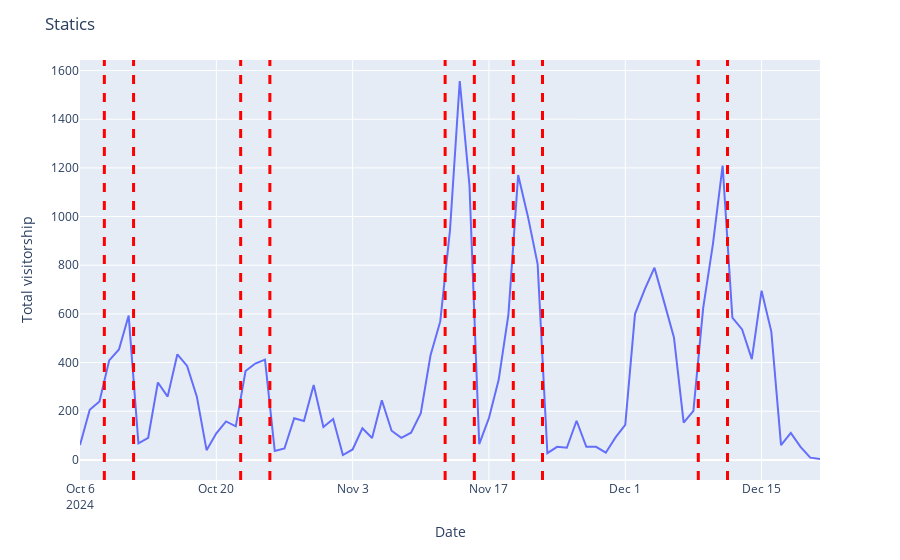
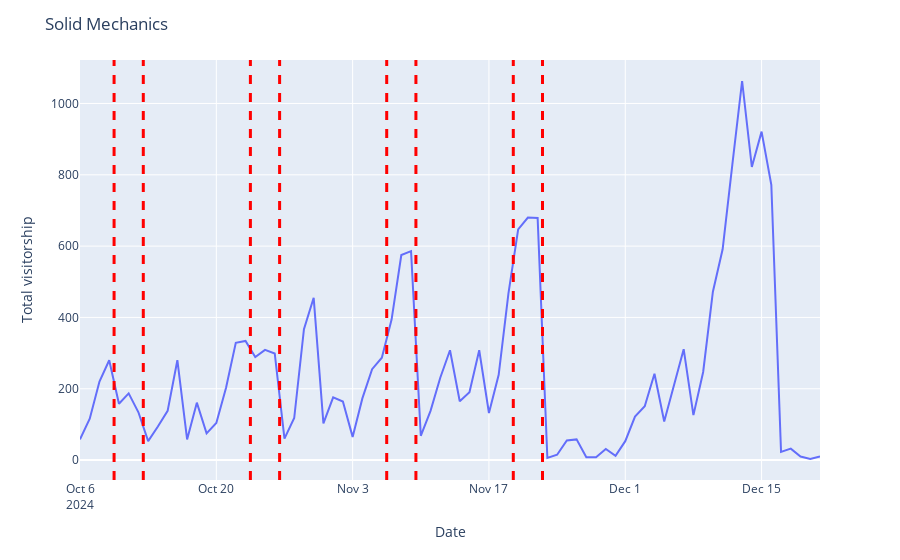
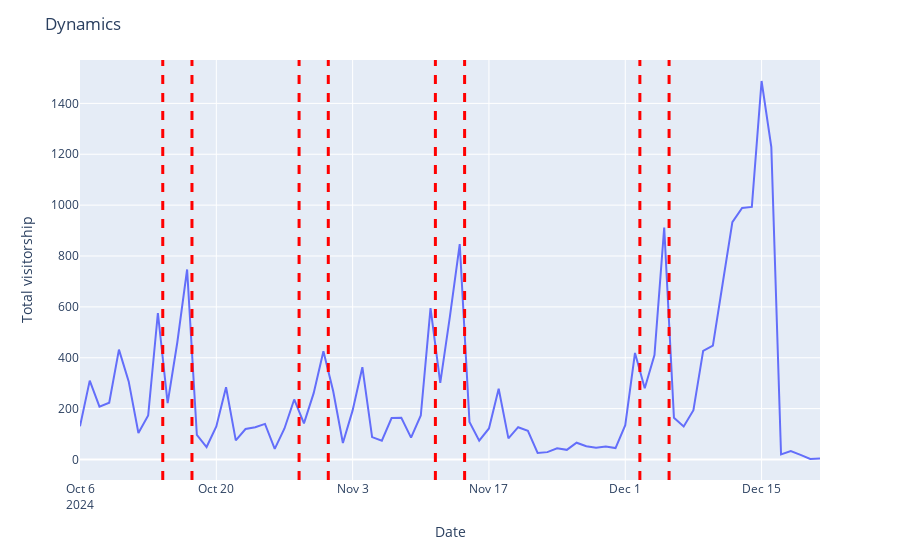

Write notebook code for charts like these, in order.
### Code cell
for class_ in ['sta', 'sol', 'dyn']:
    fig = px.line(class_data, x=class_data.index, y=class_)
    for week in range(10):
        init = dt.datetime(year=2024, month=10, day=6)
        if class_ == "sol" and week in [0, 2, 4]:
            fig.add_vline(x=init+dt.timedelta(weeks=week, days=3.5), line_width=3, line_dash="dash", line_color="red")
            fig.add_vline(x=init+dt.timedelta(weeks=week, days=6.5), line_width=3, line_dash="dash", line_color="red")
        if (class_ == 'sol' or class_ =='sta') and week == 6:
            fig.add_vline(x=init+dt.timedelta(weeks=week, days=2.5), line_width=3, line_dash="dash", line_color="red")
            fig.add_vline(x=init+dt.timedelta(weeks=week, days=5.5), line_width=3, line_dash="dash", line_color="red")
        if class_ =='sta' and week == 9:
            fig.add_vline(x=init+dt.timedelta(weeks=week, days=.5), line_width=3, line_dash="dash", line_color="red")
            fig.add_vline(x=init+dt.timedelta(weeks=week, days=3.5), line_width=3, line_dash="dash", line_color="red")
        if class_ == "sta" and week in [0, 2, 5]:
            fig.add_vline(x=init+dt.timedelta(weeks=week, days=2.5), line_width=3, line_dash="dash", line_color="red")
            fig.add_vline(x=init+dt.timedelta(weeks=week, days=5.5), line_width=3, line_dash="dash", line_color="red")
        if class_ == "dyn" and week in [1, 3, 5, 8]:
            fig.add_vline(x=init+dt.timedelta(weeks=week, days=1.5), line_width=3, line_dash="dash", line_color="red")
            fig.add_vline(x=init+dt.timedelta(weeks=week, days=4.5), line_width=3, line_dash="dash", line_color="red")
    fancy_name = "Dynamics" if class_ == 'dyn' else ('Solid Mechanics' if class_ == 'sol' else 'Statics')
    fig.update_layout(
        title=fancy_name,
        xaxis=dict(title="Date"),
        yaxis=dict(title="Total visitorship")
    )
    fig.show()

### Figure 1 — Plotly figure (JSON) as saved in the notebook; plotly's stock layout.template omitted (floating-point values rounded to 4 significant figures)
{"data": [{"hovertemplate": "date=%{x}<br>sta=%{y}<extra></extra>", "legendgroup": "", "line": {"color": "#636efa", "dash": "solid"}, "marker": {"symbol": "circle"}, "mode": "lines", "name": "", "orientation": "v", "showlegend": false, "type": "scatter", "x": ["2024-10-06T00:00:00", "2024-10-07T00:00:00", "2024-10-08T00:00:00", "2024-10-09T00:00:00", "2024-10-10T00:00:00", "2024-10-11T00:00:00", "2024-10-12T00:00:00", "2024-10-13T00:00:00", "2024-10-14T00:00:00", "2024-10-15T00:00:00", "2024-10-16T00:00:00", "2024-10-17T00:00:00", "2024-10-18T00:00:00", "2024-10-19T00:00:00", "2024-10-20T00:00:00", "2024-10-21T00:00:00", "2024-10-22T00:00:00", "2024-10-23T00:00:00", "2024-10-24T00:00:00", "2024-10-25T00:00:00", "2024-10-26T00:00:00", "2024-10-27T00:00:00", "2024-10-28T00:00:00", "2024-10-29T00:00:00", "2024-10-30T00:00:00", "2024-10-31T00:00:00", "2024-11-01T00:00:00", "2024-11-02T00:00:00", "2024-11-03T00:00:00", "2024-11-04T00:00:00", "2024-11-05T00:00:00", "2024-11-06T00:00:00", "2024-11-07T00:00:00", "2024-11-08T00:00:00", "2024-11-09T00:00:00", "2024-11-10T00:00:00", "2024-11-11T00:00:00", "2024-11-12T00:00:00", "2024-11-13T00:00:00", "2024-11-14T00:00:00", "2024-11-15T00:00:00", "2024-11-16T00:00:00", "2024-11-17T00:00:00", "2024-11-18T00:00:00", "2024-11-19T00:00:00", "2024-11-20T00:00:00", "2024-11-21T00:00:00", "2024-11-22T00:00:00", "2024-11-23T00:00:00", "2024-11-24T00:00:00", "2024-11-25T00:00:00", "2024-11-26T00:00:00", "2024-11-27T00:00:00", "2024-11-28T00:00:00", "2024-11-29T00:00:00", "2024-11-30T00:00:00", "2024-12-01T00:00:00", "2024-12-02T00:00:00", "2024-12-03T00:00:00", "2024-12-04T00:00:00", "2024-12-05T00:00:00", "2024-12-06T00:00:00", "2024-12-07T00:00:00", "2024-12-08T00:00:00", "2024-12-09T00:00:00", "2024-12-10T00:00:00", "2024-12-11T00:00:00", "2024-12-12T00:00:00", "2024-12-13T00:00:00", "2024-12-14T00:00:00", "2024-12-15T00:00:00", "2024-12-16T00:00:00", "2024-12-17T00:00:00", "2024-12-18T00:00:00", "2024-12-19T00:00:00", "2024-12-20T00:00:00", "2024-12-21T00:00:00"], "xaxis": "x", "y": [61, 206, 240, 409, 454, 593, 68, 91, 318, 260, 434, 386, 260, 40, 109, 158, 138, 365, 396, 412, 37, 47, 171, 160, 308, 135, 168, 20, 43, 130, 90, 245, 120, 91, 112, 192, 430, 569, 944, 1557, 1128, 65, 172.0, 329.2, 597.4, 1171.0, 1001.0, 804.6, 27.74, 53.64, 49.94, 160.9, 53.64, 53.64, 29.59, 92.48, 144.3, 599.3, 701.0, 789.8, 647.3, 503.1, 153.5, 201.6, 623.3, 885.9, 1210.0, 584.5, 536.4, 414.3, 695.4, 527.1, 61.04, 111.0, 53.64, 9.248, 3.699], "yaxis": "y"}], "layout": {"legend": {"tracegroupgap": 0}, "margin": {"t": 60}, "shapes": [{"line": {"color": "red", "dash": "dash", "width": 3}, "type": "line", "x0": "2024-10-08T12:00:00", "x1": "2024-10-08T12:00:00", "xref": "x", "y0": 0, "y1": 1, "yref": "y domain"}, {"line": {"color": "red", "dash": "dash", "width": 3}, "type": "line", "x0": "2024-10-11T12:00:00", "x1": "2024-10-11T12:00:00", "xref": "x", "y0": 0, "y1": 1, "yref": "y domain"}, {"line": {"color": "red", "dash": "dash", "width": 3}, "type": "line", "x0": "2024-10-22T12:00:00", "x1": "2024-10-22T12:00:00", "xref": "x", "y0": 0, "y1": 1, "yref": "y domain"}, {"line": {"color": "red", "dash": "dash", "width": 3}, "type": "line", "x0": "2024-10-25T12:00:00", "x1": "2024-10-25T12:00:00", "xref": "x", "y0": 0, "y1": 1, "yref": "y domain"}, {"line": {"color": "red", "dash": "dash", "width": 3}, "type": "line", "x0": "2024-11-12T12:00:00", "x1": "2024-11-12T12:00:00", "xref": "x", "y0": 0, "y1": 1, "yref": "y domain"}, {"line": {"color": "red", "dash": "dash", "width": 3}, "type": "line", "x0": "2024-11-15T12:00:00", "x1": "2024-11-15T12:00:00", "xref": "x", "y0": 0, "y1": 1, "yref": "y domain"}, {"line": {"color": "red", "dash": "dash", "width": 3}, "type": "line", "x0": "2024-11-19T12:00:00", "x1": "2024-11-19T12:00:00", "xref": "x", "y0": 0, "y1": 1, "yref": "y domain"}, {"line": {"color": "red", "dash": "dash", "width": 3}, "type": "line", "x0": "2024-11-22T12:00:00", "x1": "2024-11-22T12:00:00", "xref": "x", "y0": 0, "y1": 1, "yref": "y domain"}, {"line": {"color": "red", "dash": "dash", "width": 3}, "type": "line", "x0": "2024-12-08T12:00:00", "x1": "2024-12-08T12:00:00", "xref": "x", "y0": 0, "y1": 1, "yref": "y domain"}, {"line": {"color": "red", "dash": "dash", "width": 3}, "type": "line", "x0": "2024-12-11T12:00:00", "x1": "2024-12-11T12:00:00", "xref": "x", "y0": 0, "y1": 1, "yref": "y domain"}], "title": {"text": "Statics"}, "xaxis": {"anchor": "y", "domain": [0, 1], "title": {"text": "Date"}}, "yaxis": {"anchor": "x", "domain": [0, 1], "title": {"text": "Total visitorship"}}}}

### Figure 2 — Plotly figure (JSON) as saved in the notebook; plotly's stock layout.template omitted (floating-point values rounded to 4 significant figures)
{"data": [{"hovertemplate": "date=%{x}<br>sol=%{y}<extra></extra>", "legendgroup": "", "line": {"color": "#636efa", "dash": "solid"}, "marker": {"symbol": "circle"}, "mode": "lines", "name": "", "orientation": "v", "showlegend": false, "type": "scatter", "x": ["2024-10-06T00:00:00", "2024-10-07T00:00:00", "2024-10-08T00:00:00", "2024-10-09T00:00:00", "2024-10-10T00:00:00", "2024-10-11T00:00:00", "2024-10-12T00:00:00", "2024-10-13T00:00:00", "2024-10-14T00:00:00", "2024-10-15T00:00:00", "2024-10-16T00:00:00", "2024-10-17T00:00:00", "2024-10-18T00:00:00", "2024-10-19T00:00:00", "2024-10-20T00:00:00", "2024-10-21T00:00:00", "2024-10-22T00:00:00", "2024-10-23T00:00:00", "2024-10-24T00:00:00", "2024-10-25T00:00:00", "2024-10-26T00:00:00", "2024-10-27T00:00:00", "2024-10-28T00:00:00", "2024-10-29T00:00:00", "2024-10-30T00:00:00", "2024-10-31T00:00:00", "2024-11-01T00:00:00", "2024-11-02T00:00:00", "2024-11-03T00:00:00", "2024-11-04T00:00:00", "2024-11-05T00:00:00", "2024-11-06T00:00:00", "2024-11-07T00:00:00", "2024-11-08T00:00:00", "2024-11-09T00:00:00", "2024-11-10T00:00:00", "2024-11-11T00:00:00", "2024-11-12T00:00:00", "2024-11-13T00:00:00", "2024-11-14T00:00:00", "2024-11-15T00:00:00", "2024-11-16T00:00:00", "2024-11-17T00:00:00", "2024-11-18T00:00:00", "2024-11-19T00:00:00", "2024-11-20T00:00:00", "2024-11-21T00:00:00", "2024-11-22T00:00:00", "2024-11-23T00:00:00", "2024-11-24T00:00:00", "2024-11-25T00:00:00", "2024-11-26T00:00:00", "2024-11-27T00:00:00", "2024-11-28T00:00:00", "2024-11-29T00:00:00", "2024-11-30T00:00:00", "2024-12-01T00:00:00", "2024-12-02T00:00:00", "2024-12-03T00:00:00", "2024-12-04T00:00:00", "2024-12-05T00:00:00", "2024-12-06T00:00:00", "2024-12-07T00:00:00", "2024-12-08T00:00:00", "2024-12-09T00:00:00", "2024-12-10T00:00:00", "2024-12-11T00:00:00", "2024-12-12T00:00:00", "2024-12-13T00:00:00", "2024-12-14T00:00:00", "2024-12-15T00:00:00", "2024-12-16T00:00:00", "2024-12-17T00:00:00", "2024-12-18T00:00:00", "2024-12-19T00:00:00", "2024-12-20T00:00:00", "2024-12-21T00:00:00"], "xaxis": "x", "y": [58, 116, 220, 280, 158, 187, 134, 53, 94, 138, 280, 58, 161, 75, 104, 203, 329, 334, 289, 309, 299, 60, 118, 367, 455, 103, 176, 164, 65, 173, 255, 287, 394, 575, 586, 68, 138, 231, 308, 165, 190, 308, 132, 239, 467, 647, 680, 679, 6, 15, 55, 58, 8, 8, 31, 12, 53, 122, 151, 242, 108, 209, 311, 126, 247, 472, 591, 829, 1063, 822, 921, 772, 23, 32, 10, 3, 10], "yaxis": "y"}], "layout": {"legend": {"tracegroupgap": 0}, "margin": {"t": 60}, "shapes": [{"line": {"color": "red", "dash": "dash", "width": 3}, "type": "line", "x0": "2024-10-09T12:00:00", "x1": "2024-10-09T12:00:00", "xref": "x", "y0": 0, "y1": 1, "yref": "y domain"}, {"line": {"color": "red", "dash": "dash", "width": 3}, "type": "line", "x0": "2024-10-12T12:00:00", "x1": "2024-10-12T12:00:00", "xref": "x", "y0": 0, "y1": 1, "yref": "y domain"}, {"line": {"color": "red", "dash": "dash", "width": 3}, "type": "line", "x0": "2024-10-23T12:00:00", "x1": "2024-10-23T12:00:00", "xref": "x", "y0": 0, "y1": 1, "yref": "y domain"}, {"line": {"color": "red", "dash": "dash", "width": 3}, "type": "line", "x0": "2024-10-26T12:00:00", "x1": "2024-10-26T12:00:00", "xref": "x", "y0": 0, "y1": 1, "yref": "y domain"}, {"line": {"color": "red", "dash": "dash", "width": 3}, "type": "line", "x0": "2024-11-06T12:00:00", "x1": "2024-11-06T12:00:00", "xref": "x", "y0": 0, "y1": 1, "yref": "y domain"}, {"line": {"color": "red", "dash": "dash", "width": 3}, "type": "line", "x0": "2024-11-09T12:00:00", "x1": "2024-11-09T12:00:00", "xref": "x", "y0": 0, "y1": 1, "yref": "y domain"}, {"line": {"color": "red", "dash": "dash", "width": 3}, "type": "line", "x0": "2024-11-19T12:00:00", "x1": "2024-11-19T12:00:00", "xref": "x", "y0": 0, "y1": 1, "yref": "y domain"}, {"line": {"color": "red", "dash": "dash", "width": 3}, "type": "line", "x0": "2024-11-22T12:00:00", "x1": "2024-11-22T12:00:00", "xref": "x", "y0": 0, "y1": 1, "yref": "y domain"}], "title": {"text": "Solid Mechanics"}, "xaxis": {"anchor": "y", "domain": [0, 1], "title": {"text": "Date"}}, "yaxis": {"anchor": "x", "domain": [0, 1], "title": {"text": "Total visitorship"}}}}

### Figure 3 — Plotly figure (JSON) as saved in the notebook; plotly's stock layout.template omitted (floating-point values rounded to 4 significant figures)
{"data": [{"hovertemplate": "date=%{x}<br>dyn=%{y}<extra></extra>", "legendgroup": "", "line": {"color": "#636efa", "dash": "solid"}, "marker": {"symbol": "circle"}, "mode": "lines", "name": "", "orientation": "v", "showlegend": false, "type": "scatter", "x": ["2024-10-06T00:00:00", "2024-10-07T00:00:00", "2024-10-08T00:00:00", "2024-10-09T00:00:00", "2024-10-10T00:00:00", "2024-10-11T00:00:00", "2024-10-12T00:00:00", "2024-10-13T00:00:00", "2024-10-14T00:00:00", "2024-10-15T00:00:00", "2024-10-16T00:00:00", "2024-10-17T00:00:00", "2024-10-18T00:00:00", "2024-10-19T00:00:00", "2024-10-20T00:00:00", "2024-10-21T00:00:00", "2024-10-22T00:00:00", "2024-10-23T00:00:00", "2024-10-24T00:00:00", "2024-10-25T00:00:00", "2024-10-26T00:00:00", "2024-10-27T00:00:00", "2024-10-28T00:00:00", "2024-10-29T00:00:00", "2024-10-30T00:00:00", "2024-10-31T00:00:00", "2024-11-01T00:00:00", "2024-11-02T00:00:00", "2024-11-03T00:00:00", "2024-11-04T00:00:00", "2024-11-05T00:00:00", "2024-11-06T00:00:00", "2024-11-07T00:00:00", "2024-11-08T00:00:00", "2024-11-09T00:00:00", "2024-11-10T00:00:00", "2024-11-11T00:00:00", "2024-11-12T00:00:00", "2024-11-13T00:00:00", "2024-11-14T00:00:00", "2024-11-15T00:00:00", "2024-11-16T00:00:00", "2024-11-17T00:00:00", "2024-11-18T00:00:00", "2024-11-19T00:00:00", "2024-11-20T00:00:00", "2024-11-21T00:00:00", "2024-11-22T00:00:00", "2024-11-23T00:00:00", "2024-11-24T00:00:00", "2024-11-25T00:00:00", "2024-11-26T00:00:00", "2024-11-27T00:00:00", "2024-11-28T00:00:00", "2024-11-29T00:00:00", "2024-11-30T00:00:00", "2024-12-01T00:00:00", "2024-12-02T00:00:00", "2024-12-03T00:00:00", "2024-12-04T00:00:00", "2024-12-05T00:00:00", "2024-12-06T00:00:00", "2024-12-07T00:00:00", "2024-12-08T00:00:00", "2024-12-09T00:00:00", "2024-12-10T00:00:00", "2024-12-11T00:00:00", "2024-12-12T00:00:00", "2024-12-13T00:00:00", "2024-12-14T00:00:00", "2024-12-15T00:00:00", "2024-12-16T00:00:00", "2024-12-17T00:00:00", "2024-12-18T00:00:00", "2024-12-19T00:00:00", "2024-12-20T00:00:00", "2024-12-21T00:00:00"], "xaxis": "x", "y": [131, 310, 208, 223, 432, 307, 104, 173, 576, 222, 462, 747, 97, 49, 130, 284, 75, 120, 127, 140, 42, 122, 236, 142, 261, 426, 269, 65, 193, 363, 88, 74, 163, 164, 86, 173, 595, 301, 565, 847, 148, 74, 122, 278, 83, 127, 113, 26, 29, 44, 38, 66, 52, 46, 51, 45, 135, 419, 280, 411, 912, 164, 130, 194, 427, 448, 691, 933, 989, 993, 1488, 1228, 20, 33, 18, 2, 4], "yaxis": "y"}], "layout": {"legend": {"tracegroupgap": 0}, "margin": {"t": 60}, "shapes": [{"line": {"color": "red", "dash": "dash", "width": 3}, "type": "line", "x0": "2024-10-14T12:00:00", "x1": "2024-10-14T12:00:00", "xref": "x", "y0": 0, "y1": 1, "yref": "y domain"}, {"line": {"color": "red", "dash": "dash", "width": 3}, "type": "line", "x0": "2024-10-17T12:00:00", "x1": "2024-10-17T12:00:00", "xref": "x", "y0": 0, "y1": 1, "yref": "y domain"}, {"line": {"color": "red", "dash": "dash", "width": 3}, "type": "line", "x0": "2024-10-28T12:00:00", "x1": "2024-10-28T12:00:00", "xref": "x", "y0": 0, "y1": 1, "yref": "y domain"}, {"line": {"color": "red", "dash": "dash", "width": 3}, "type": "line", "x0": "2024-10-31T12:00:00", "x1": "2024-10-31T12:00:00", "xref": "x", "y0": 0, "y1": 1, "yref": "y domain"}, {"line": {"color": "red", "dash": "dash", "width": 3}, "type": "line", "x0": "2024-11-11T12:00:00", "x1": "2024-11-11T12:00:00", "xref": "x", "y0": 0, "y1": 1, "yref": "y domain"}, {"line": {"color": "red", "dash": "dash", "width": 3}, "type": "line", "x0": "2024-11-14T12:00:00", "x1": "2024-11-14T12:00:00", "xref": "x", "y0": 0, "y1": 1, "yref": "y domain"}, {"line": {"color": "red", "dash": "dash", "width": 3}, "type": "line", "x0": "2024-12-02T12:00:00", "x1": "2024-12-02T12:00:00", "xref": "x", "y0": 0, "y1": 1, "yref": "y domain"}, {"line": {"color": "red", "dash": "dash", "width": 3}, "type": "line", "x0": "2024-12-05T12:00:00", "x1": "2024-12-05T12:00:00", "xref": "x", "y0": 0, "y1": 1, "yref": "y domain"}], "title": {"text": "Dynamics"}, "xaxis": {"anchor": "y", "domain": [0, 1], "title": {"text": "Date"}}, "yaxis": {"anchor": "x", "domain": [0, 1], "title": {"text": "Total visitorship"}}}}
